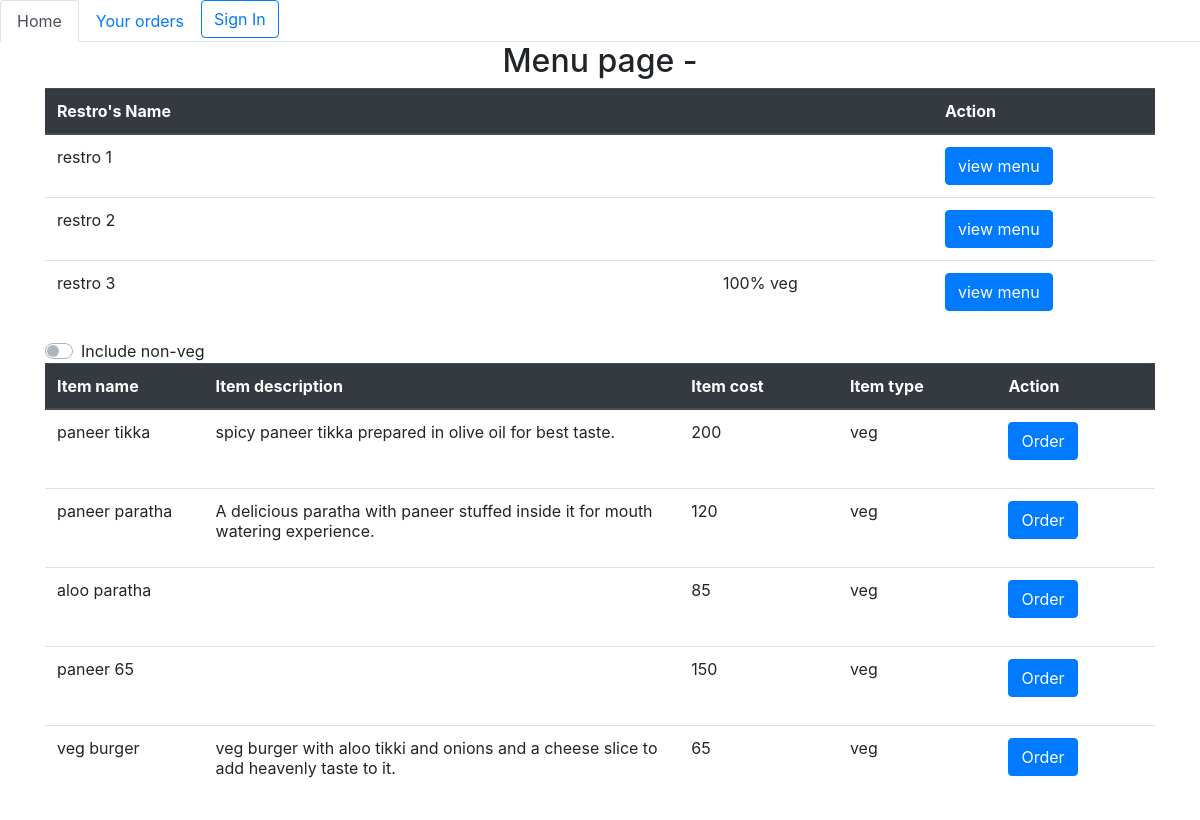
Screenshot of /front-end/userHome.php?view=1 with the database file from the repository.
### tables this page shows
CREATE TABLE `restro` (
  `id` int(10) NOT NULL,
  `name` varchar(100) NOT NULL,
  `email` varchar(100) NOT NULL,
  `password` varchar(100) NOT NULL,
  `isPureVeg` tinyint(1) NOT NULL DEFAULT 0
);

CREATE TABLE `menu` (
  `id` int(10) NOT NULL,
  `itemName` varchar(100) NOT NULL,
  `itemDetail` varchar(1000) DEFAULT NULL,
  `itemCost` float NOT NULL,
  `itemType` varchar(10) NOT NULL DEFAULT 'veg',
  `restroId` int(10) NOT NULL
);

### front-end/userHome.php (the view, shortened to what this page needs)
<?php
    include('../utilities/dbConnection.php');
?>
<html>
    <head>
        <link rel="stylesheet" href="https://stackpath.bootstrapcdn.com/bootstrap/4.5.0/css/bootstrap.min.css">
    </head>
    <body>
    <ul class="nav nav-tabs">
        <li class="nav-item">
            <a class="nav-link active" href="">Home</a>
        </li>
        <li class="nav-item">
            <a class="nav-link" href="userOrders.php">Your orders</a>
        </li>
        <li class="nav-item">
            <?php if(isset($_SESSION['user']) and !$_SESSION['isRestro']): ?>
                <a href="../server/user.php?logout=true" class="btn btn-outline-dark" >logout</a>
            <?php else: ?>
                <a href="userLogin.php" class="btn btn-outline-primary" >Sign In</a>
            <?php endif; ?>
        </li>
    </ul>
    <div class="container">
        <div class="header row justify-content-center">
            <h2>Menu page - <?php if(isset($_SESSION['user'])){echo $_SESSION['user'];} ?> </h2>
        </div>
        <?php
            $query="select * from restro";
            $result=mysqli_query($conn,$query);
        ?>
        <table class="table table-hover">
        <thead class="thead-dark">
            <tr>
                <th style="width: 60%">Restro's Name</th>
                <th style="width: 20%"></th>
                <th style="width: 20%">Action</th>
            </tr>
        </thead>
            <?php
                while($row=mysqli_fetch_assoc($result)):
            ?>
            <tr>
                    <td> <?php echo $row['name']; ?> </td>
                    <td> <?php if($row['isPureVeg']) echo "100% veg"; ?> </td>
                    <td><a href="userHome.php?view=<?php echo $row['id']; ?>" class='btn btn-primary'>view menu</a></td>
            </tr>
                <?php endwhile; ?>
        </table>
        <?php if(isset($_GET['view'])): ?>
        <div>
            <?php
                $restroId=$_GET['view'];
                $query="select * from menu where restroId='$restroId'";
                $result=mysqli_query($conn,$query);
            ?>
            <div class="custom-control custom-switch">
                <label class="custom-control-label" for="customSwitch1">Include non-veg</label>
            </div>
            <table class="table table-hover">
            <thead class="thead-dark">
                <tr>
                    <th style="width: 14.28%">Item name</th>
                    <th style="width: 42.85%">Item description</th>
                    <th style="width: 14.28%">Item cost</th>
                    <th style="width: 14.28%">Item type</th>
                    <th style="width: 14.28%">Action</th>
                </tr>
            </thead>
                <?php
                    while($row=mysqli_fetch_assoc($result)):
                        if($row['itemType']=='veg'):
                ?>
                <tr id="veg">
                        <td> <?php echo $row['itemName']; ?> </td>
                        <td> <?php echo $row['itemDetail']; ?> </td>
                        <td> <?php echo $row['itemCost']; ?> </td>
                        <td> <?php echo $row['itemType']; ?> </td>
                        <td>
                            <form action="../server/user.php" method="post">
                                <button type="submit" class="btn btn-primary" name="orderItem" >Order</button>
                            </form>
                        </td>
                </tr>
                <?php endif; ?>
                    <?php endwhile; ?>
            </table>
        </div>
        <?php endif; ?>
    </div>
    </body>
</html>

### rows the page displays
restro: name "restro 1"
restro: name "restro 2"
restro: name "restro 3", isPureVeg "100% veg"
menu: itemName "paneer tikka", itemDetail "spicy paneer tikka prepared in olive oil for best taste.", itemCost "200", itemType "veg"
menu: itemName "paneer paratha", itemDetail "A delicious paratha with paneer stuffed inside it for mouth watering experience.", itemCost "120", itemType "veg"
menu: itemName "aloo paratha", itemCost "85", itemType "veg"
menu: itemName "paneer 65", itemCost "150", itemType "veg"
menu: itemName "veg burger", itemDetail "veg burger with aloo tikki and onions and a cheese slice to add heavenly taste to it.", itemCost "65", itemType "veg"
